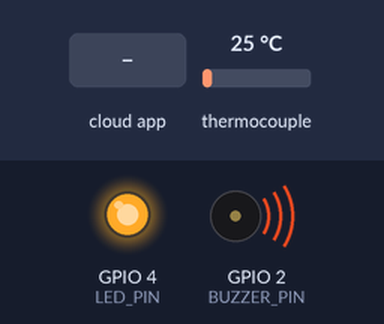
The sketch below on a simulated ESP32. Parts: output pins drawn as LEDs (lit = HIGH), buzzer (waves = sounding, pin HIGH). Inputs (shaded band) come from the test bench; at power-on: thermocouple 25 °C. WiFi joins after 1.5 s; servers stay silent unless stated; the local clock reads 2024-03-15 10:24:30 at power-on unless the sketch sets it; the Firebase database answers and starts empty; what the sketch prints to the serial monitor is not drawn.

Above: at 3.2 s.
3.3 s: the phone or cloud app sets threshold to 50
At 8.7 s:
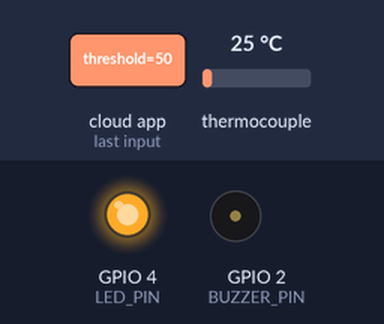
9.2 s: the phone or cloud app sets indicator to 50
At 13.5 s:
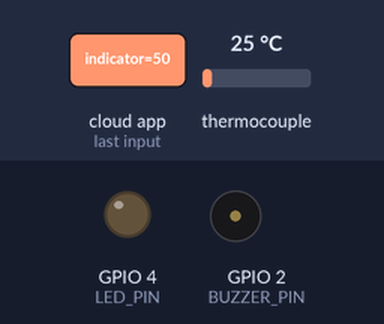
20.1 s: the phone or cloud app sets threshold to 25
At 25.3 s:
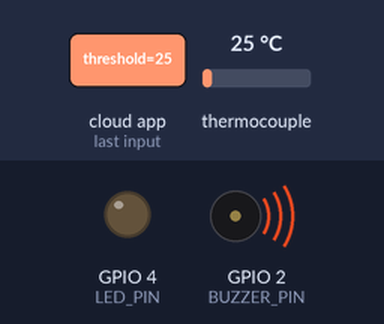
25.6 s: the phone or cloud app sets threshold to 100
At 30.4 s:
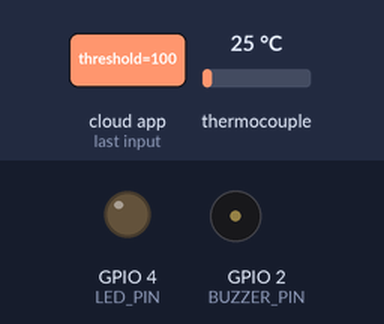
31.0 s: the phone or cloud app sets threshold to 0
At 36.4 s:
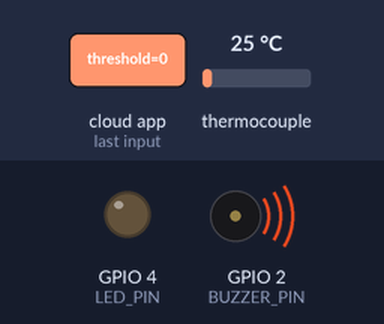
Timing chart, 0 to 37.5 s (numbered marks = the images above; inputs shaded):
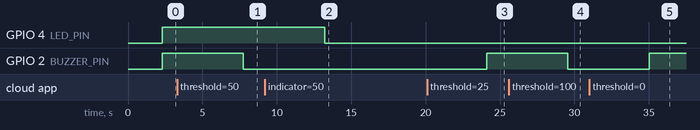

Measured:
- after the input at 3.3 s, GPIO 2 (BUZZER_PIN): HIGH → LOW after 4.5 s
- after the input at 9.2 s, GPIO 4 (LED_PIN): HIGH → LOW after 4.0 s
- after the input at 20.1 s, GPIO 2 (BUZZER_PIN): LOW → HIGH after 4.0 s
- after the input at 25.6 s, GPIO 2 (BUZZER_PIN): HIGH → LOW after 4.0 s
- after the input at 31.0 s, GPIO 2 (BUZZER_PIN): LOW → HIGH after 4.0 s

The sketch:

esp32_firebase_physical_ind.ino
```cpp
#include <WiFi.h>
#include <FirebaseESP32.h>
#include <max6675.h>
#include "time.h"  // NTP time library

// ✅ Wi-Fi Credentials
#define WIFI_SSID "Rk's iQOO"
#define WIFI_PASSWORD "Ramakanth"

// ✅ Firebase Credentials
#define FIREBASE_HOST "https://temperature-web-monitoring-default-rtdb.asia-southeast1.firebasedatabase.app/"
#define FIREBASE_AUTH "AIzaSyAc6cGPZf0f2-67TCHB-KCKmX4Rjk2FvZ4"

// ✅ Firebase Objects
FirebaseData firebaseData;
FirebaseConfig firebaseConfig;
FirebaseAuth firebaseAuth;
FirebaseJson json;

// ✅ MAX6675 Thermocouple Sensor Pins
#define SCK 18
#define CS 5
#define SO 19
MAX6675 thermocouple(SCK, CS, SO);

// ✅ LED & Buzzer Pins
#define LED_PIN 4
#define BUZZER_PIN 2

float thresholdTemp = 45.0;  // Default threshold for buzzer
float indicatorTemp = 40.0;  // Default indicator for LED

// ✅ NTP Config
const char* ntpServer = "pool.ntp.org";
const long gmtOffset_sec = 19800;  // UTC +5:30
const int daylightOffset_sec = 0;

void setup() {
  Serial.begin(921600);

  // ✅ Connect to Wi-Fi
  WiFi.begin(WIFI_SSID, WIFI_PASSWORD);
  Serial.print("Connecting to WiFi");
  while (WiFi.status() != WL_CONNECTED) {
    delay(1000);
    Serial.print(".");
  }
  Serial.println("\n✅ Connected to WiFi");

  // ✅ Firebase Setup
  firebaseConfig.host = FIREBASE_HOST;
  firebaseConfig.api_key = FIREBASE_AUTH;
  firebaseConfig.database_url = FIREBASE_HOST;
  Firebase.begin(&firebaseConfig, &firebaseAuth);
  Firebase.reconnectWiFi(true);

  // ✅ Time Setup
  configTime(gmtOffset_sec, daylightOffset_sec, ntpServer);
  Serial.println("✅ Time Sync Started");

  // ✅ GPIO Setup
  pinMode(LED_PIN, OUTPUT);
  pinMode(BUZZER_PIN, OUTPUT);
}

// ✅ Get current formatted time
String getFormattedDateTime() {
  struct tm timeinfo;
  if (!getLocalTime(&timeinfo)) {
    Serial.println("❌ Failed to get time");
    return "00:00:00 | 01-01-1970";
  }

  char timeStr[10];
  char dateStr[12];
  strftime(timeStr, sizeof(timeStr), "%H:%M:%S", &timeinfo);
  strftime(dateStr, sizeof(dateStr), "%d-%m-%Y", &timeinfo);
  return String(timeStr) + " | " + String(dateStr);
}

// ✅ Fetch threshold & indicator from Firebase
void fetchFirebaseLimits() {
  if (Firebase.getFloat(firebaseData, "/threshold")) {
    thresholdTemp = firebaseData.floatData();
    Serial.print("✅ Threshold: ");
    Serial.println(thresholdTemp);
  } else {
    Serial.println("❌ Couldn't read /threshold");
  }

  if (Firebase.getFloat(firebaseData, "/indicator")) {
    indicatorTemp = firebaseData.floatData();
    Serial.print("✅ Indicator: ");
    Serial.println(indicatorTemp);
  } else {
    Serial.println("❌ Couldn't read /indicator");
  }
}

void loop() {
  Serial.println("📡 Reading Temperature...");
  float temp = thermocouple.readCelsius();

  if (isnan(temp)) {
    Serial.println("❌ Failed to read from MAX6675");
  } else {
    String datetime = getFormattedDateTime();

    Serial.printf("🌡 Temperature: %.2f °C\n", temp);
    Serial.println("🕒 Timestamp: " + datetime);

    // ✅ Get updated threshold & indicator
    fetchFirebaseLimits();

    // ✅ Handle LED (indicator)
    if (temp >= indicatorTemp) {
      digitalWrite(LED_PIN, HIGH);
      Serial.println("🔴 LED ON (High Temp Warning)");
    } else {
      digitalWrite(LED_PIN, LOW);
      Serial.println("🟢 LED OFF");
    }

    // ✅ Handle Buzzer (threshold)
    if (temp >= thresholdTemp) {
      digitalWrite(BUZZER_PIN, HIGH);
      Serial.println("🚨 Buzzer ON (Threshold Breached)");
    } else {
      digitalWrite(BUZZER_PIN, LOW);
      Serial.println("🔕 Buzzer OFF");
    }

    // ✅ Push data to Firebase
    json.clear();
    json.set("temperature", temp);
    json.set("recorded_time", datetime);

    if (Firebase.setJSON(firebaseData, "/temperature_data", json)) {
      Serial.println("✅ Data Uploaded to Firebase");
    } else {
      Serial.print("❌ Firebase Upload Error: ");
      Serial.println(firebaseData.errorReason());
    }
  }

  delay(5000);  // every 5 seconds
}
```
